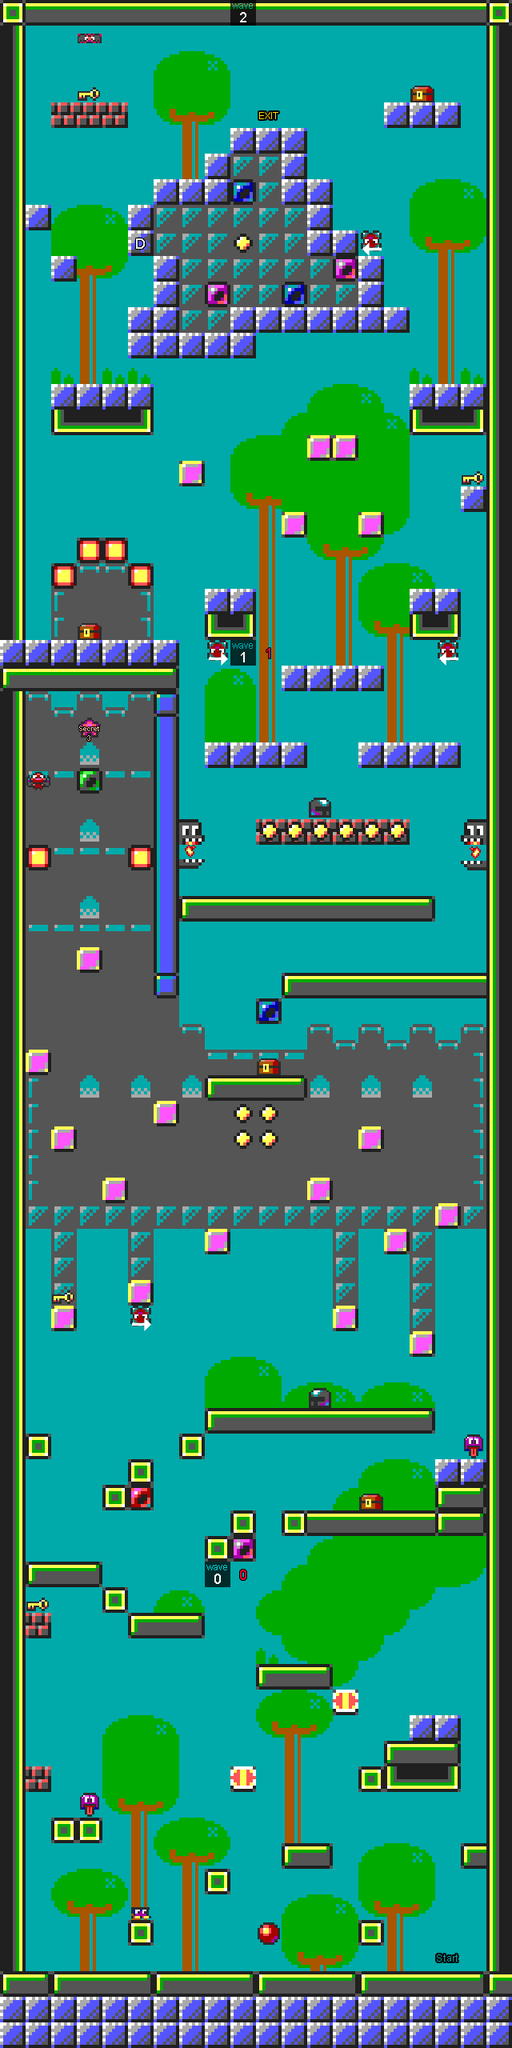

This game map was drawn from its Tiled (.tmx) file and the tilesets committed beside it. A one-line description and the trimmed map source follow:
An orthogonal 20x80 tile map with 32x32 px tiles, 2 tile layers (Tile Layer 1, actors).

<map version="1.0" orientation="orthogonal" renderorder="right-down" width="20" height="80" tilewidth="32" tileheight="32" nextobjectid="1">
 <tileset firstgid="1" name="worktiles" tilewidth="32" tileheight="32">
  <image source="worktiles.png" width="320" height="3084" />
 </tileset>
 <layer name="Tile Layer 1" width="20" height="80">
  <data>[1600 cells, 1600 non-empty, 44 distinct tile ids]</data>
 </layer>
 <layer name="actors" width="20" height="80">
  <data>[1600 cells, 30 non-empty, 21 distinct tile ids]</data>
 </layer>
</map>
